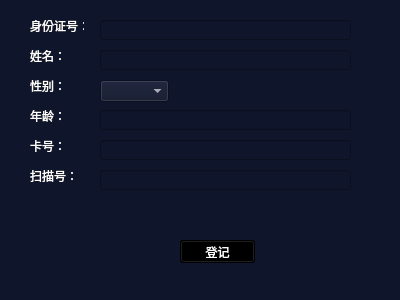
<?xml version="1.0" encoding="UTF-8"?>
<ui version="4.0">
 <class>RegDlg</class>
 <widget class="QWidget" name="RegDlg">
  <property name="geometry">
   <rect>
    <x>0</x>
    <y>0</y>
    <width>400</width>
    <height>300</height>
   </rect>
  </property>
  <property name="windowTitle">
   <string>修改信息</string>
  </property>
  <property name="styleSheet">
   <string notr="true">QWidget{color: rgb(255, 255, 255);
background-color: rgb(15, 21, 42);
}
QPushButton{
background-color: rgb(0, 0, 0);
}</string>
  </property>
  <widget class="QLabel" name="label_5">
   <property name="geometry">
    <rect>
     <x>30</x>
     <y>140</y>
     <width>54</width>
     <height>12</height>
    </rect>
   </property>
   <property name="text">
    <string>卡号：</string>
   </property>
  </widget>
  <widget class="QPushButton" name="btn_reg">
   <property name="geometry">
    <rect>
     <x>180</x>
     <y>240</y>
     <width>75</width>
     <height>23</height>
    </rect>
   </property>
   <property name="text">
    <string>登记</string>
   </property>
  </widget>
  <widget class="QLabel" name="label_2">
   <property name="geometry">
    <rect>
     <x>30</x>
     <y>50</y>
     <width>54</width>
     <height>12</height>
    </rect>
   </property>
   <property name="text">
    <string>姓名：</string>
   </property>
  </widget>
  <widget class="QLabel" name="label_6">
   <property name="geometry">
    <rect>
     <x>30</x>
     <y>170</y>
     <width>54</width>
     <height>12</height>
    </rect>
   </property>
   <property name="text">
    <string>扫描号：</string>
   </property>
  </widget>
  <widget class="QLineEdit" name="lineEdit_card">
   <property name="geometry">
    <rect>
     <x>100</x>
     <y>140</y>
     <width>251</width>
     <height>20</height>
    </rect>
   </property>
  </widget>
  <widget class="QLineEdit" name="lineEdit_name">
   <property name="geometry">
    <rect>
     <x>100</x>
     <y>50</y>
     <width>251</width>
     <height>20</height>
    </rect>
   </property>
  </widget>
  <widget class="QLabel" name="label">
   <property name="geometry">
    <rect>
     <x>30</x>
     <y>20</y>
     <width>54</width>
     <height>12</height>
    </rect>
   </property>
   <property name="text">
    <string>身份证号：</string>
   </property>
  </widget>
  <widget class="QLineEdit" name="lineEdit_age">
   <property name="geometry">
    <rect>
     <x>100</x>
     <y>110</y>
     <width>251</width>
     <height>20</height>
    </rect>
   </property>
  </widget>
  <widget class="QLineEdit" name="lineEdit_5">
   <property name="geometry">
    <rect>
     <x>100</x>
     <y>170</y>
     <width>251</width>
     <height>20</height>
    </rect>
   </property>
  </widget>
  <widget class="QComboBox" name="comboBox">
   <property name="geometry">
    <rect>
     <x>100</x>
     <y>80</y>
     <width>69</width>
     <height>22</height>
    </rect>
   </property>
   <property name="currentText">
    <string/>
   </property>
  </widget>
  <widget class="QLabel" name="label_4">
   <property name="geometry">
    <rect>
     <x>30</x>
     <y>110</y>
     <width>54</width>
     <height>12</height>
    </rect>
   </property>
   <property name="text">
    <string>年龄：</string>
   </property>
  </widget>
  <widget class="QLineEdit" name="lineEdit_ID">
   <property name="geometry">
    <rect>
     <x>100</x>
     <y>20</y>
     <width>251</width>
     <height>20</height>
    </rect>
   </property>
  </widget>
  <widget class="QLabel" name="label_3">
   <property name="geometry">
    <rect>
     <x>30</x>
     <y>80</y>
     <width>54</width>
     <height>12</height>
    </rect>
   </property>
   <property name="text">
    <string>性别：</string>
   </property>
  </widget>
 </widget>
 <layoutdefault spacing="6" margin="11"/>
 <resources/>
 <connections/>
</ui>
